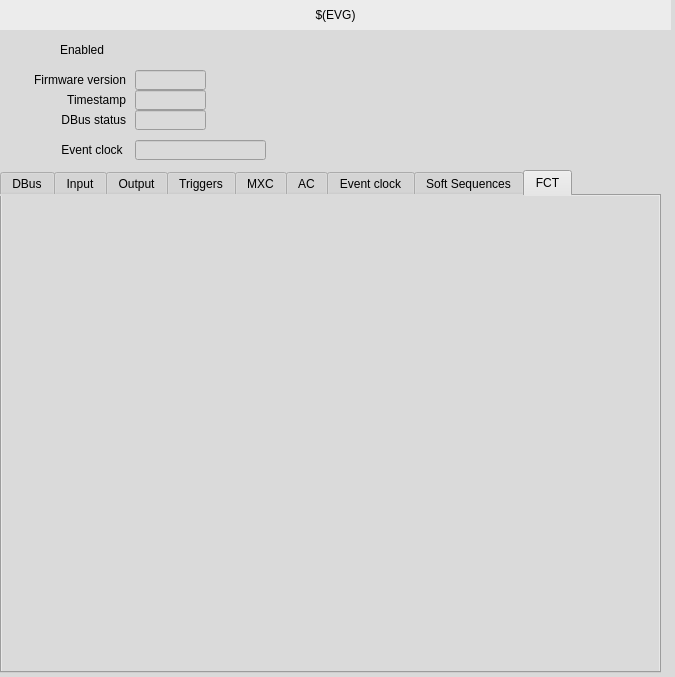
<?xml version="1.0" encoding="UTF-8"?>
<ui version="4.0">
 <class>MainWindow</class>
 <widget class="QMainWindow" name="MainWindow">
  <property name="geometry">
   <rect>
    <x>0</x>
    <y>0</y>
    <width>675</width>
    <height>677</height>
   </rect>
  </property>
  <property name="windowTitle">
   <string>EVG</string>
  </property>
  <property name="styleSheet">
   <string notr="true">background-color: rgb(218, 218, 218);</string>
  </property>
  <widget class="QWidget" name="centralwidget">
   <widget class="caLabel" name="calabel">
    <property name="geometry">
     <rect>
      <x>0</x>
      <y>0</y>
      <width>671</width>
      <height>30</height>
     </rect>
    </property>
    <property name="styleSheet">
     <string notr="true">background-color: rgb(236, 236, 236, 255);</string>
    </property>
    <property name="text">
     <string>$(EVG)</string>
    </property>
    <property name="alignment">
     <set>Qt::AlignCenter</set>
    </property>
   </widget>
   <widget class="caLed" name="caled">
    <property name="geometry">
     <rect>
      <x>30</x>
      <y>40</y>
      <width>20</width>
      <height>20</height>
     </rect>
    </property>
    <property name="toolTip">
     <string>Master enable for the EVR. If not set then very little will happen.</string>
    </property>
    <property name="rectangular">
     <bool>false</bool>
    </property>
    <property name="channel" stdset="0">
     <string notr="true">$(EVG):Enable-RB</string>
    </property>
    <property name="falseColor">
     <color>
      <red>255</red>
      <green>0</green>
      <blue>0</blue>
     </color>
    </property>
    <property name="trueColor">
     <color>
      <red>0</red>
      <green>205</green>
      <blue>0</blue>
     </color>
    </property>
    <property name="undefinedColor">
     <color>
      <red>255</red>
      <green>255</green>
      <blue>255</blue>
     </color>
    </property>
   </widget>
   <widget class="QLabel" name="label">
    <property name="geometry">
     <rect>
      <x>5</x>
      <y>70</y>
      <width>121</width>
      <height>20</height>
     </rect>
    </property>
    <property name="text">
     <string>Firmware version</string>
    </property>
    <property name="alignment">
     <set>Qt::AlignRight|Qt::AlignTrailing|Qt::AlignVCenter</set>
    </property>
   </widget>
   <widget class="caLineEdit" name="calineedit">
    <property name="geometry">
     <rect>
      <x>135</x>
      <y>70</y>
      <width>71</width>
      <height>20</height>
     </rect>
    </property>
    <property name="channel" stdset="0">
     <string notr="true">$(EVG):FwVer-I</string>
    </property>
   </widget>
   <widget class="caLineEdit" name="calineedit_3">
    <property name="geometry">
     <rect>
      <x>135</x>
      <y>90</y>
      <width>71</width>
      <height>20</height>
     </rect>
    </property>
    <property name="channel" stdset="0">
     <string notr="true">$(EVG):Timestamp-RB</string>
    </property>
   </widget>
   <widget class="QLabel" name="label_5">
    <property name="geometry">
     <rect>
      <x>5</x>
      <y>90</y>
      <width>121</width>
      <height>20</height>
     </rect>
    </property>
    <property name="text">
     <string>Timestamp</string>
    </property>
    <property name="alignment">
     <set>Qt::AlignRight|Qt::AlignTrailing|Qt::AlignVCenter</set>
    </property>
   </widget>
   <widget class="caLineEdit" name="calineedit_4">
    <property name="geometry">
     <rect>
      <x>135</x>
      <y>110</y>
      <width>71</width>
      <height>20</height>
     </rect>
    </property>
    <property name="channel" stdset="0">
     <string notr="true">$(EVG):DbusStatus-RB</string>
    </property>
   </widget>
   <widget class="QLabel" name="label_7">
    <property name="geometry">
     <rect>
      <x>5</x>
      <y>110</y>
      <width>121</width>
      <height>20</height>
     </rect>
    </property>
    <property name="text">
     <string>DBus status</string>
    </property>
    <property name="alignment">
     <set>Qt::AlignRight|Qt::AlignTrailing|Qt::AlignVCenter</set>
    </property>
   </widget>
   <widget class="caInclude" name="cainclude">
    <property name="geometry">
     <rect>
      <x>470</x>
      <y>50</y>
      <width>185</width>
      <height>95</height>
     </rect>
    </property>
    <property name="macro">
     <string notr="true">EVG=$(EVG)</string>
    </property>
    <property name="filename" stdset="0">
     <string notr="true">G_EVG_softEvt.ui</string>
    </property>
   </widget>
   <widget class="QTabWidget" name="tabWidget">
    <property name="geometry">
     <rect>
      <x>0</x>
      <y>170</y>
      <width>661</width>
      <height>503</height>
     </rect>
    </property>
    <property name="currentIndex">
     <number>8</number>
    </property>
    <widget class="QWidget" name="tab">
     <attribute name="title">
      <string>DBus</string>
     </attribute>
     <widget class="QScrollArea" name="scrollArea">
      <property name="geometry">
       <rect>
        <x>0</x>
        <y>0</y>
        <width>661</width>
        <height>471</height>
       </rect>
      </property>
      <property name="widgetResizable">
       <bool>true</bool>
      </property>
      <widget class="QWidget" name="scrollAreaWidgetContents">
       <property name="geometry">
        <rect>
         <x>0</x>
         <y>0</y>
         <width>641</width>
         <height>600</height>
        </rect>
       </property>
       <property name="minimumSize">
        <size>
         <width>0</width>
         <height>600</height>
        </size>
       </property>
       <widget class="caInclude" name="cainclude_25">
        <property name="geometry">
         <rect>
          <x>210</x>
          <y>10</y>
          <width>200</width>
          <height>70</height>
         </rect>
        </property>
        <property name="macro">
         <string notr="true">ID=0, EVG=$(EVG)</string>
        </property>
        <property name="filename" stdset="0">
         <string notr="true">G_EVG_dbus.ui</string>
        </property>
       </widget>
       <widget class="caInclude" name="cainclude_26">
        <property name="geometry">
         <rect>
          <x>210</x>
          <y>80</y>
          <width>200</width>
          <height>70</height>
         </rect>
        </property>
        <property name="macro">
         <string notr="true">ID=1, EVG=$(EVG)</string>
        </property>
        <property name="filename" stdset="0">
         <string notr="true">G_EVG_dbus.ui</string>
        </property>
       </widget>
       <widget class="caInclude" name="cainclude_27">
        <property name="geometry">
         <rect>
          <x>210</x>
          <y>150</y>
          <width>200</width>
          <height>70</height>
         </rect>
        </property>
        <property name="macro">
         <string notr="true">ID=2, EVG=$(EVG)</string>
        </property>
        <property name="filename" stdset="0">
         <string notr="true">G_EVG_dbus.ui</string>
        </property>
       </widget>
       <widget class="caInclude" name="cainclude_36">
        <property name="geometry">
         <rect>
          <x>210</x>
          <y>220</y>
          <width>200</width>
          <height>70</height>
         </rect>
        </property>
        <property name="macro">
         <string notr="true">ID=3, EVG=$(EVG)</string>
        </property>
        <property name="filename" stdset="0">
         <string notr="true">G_EVG_dbus.ui</string>
        </property>
       </widget>
       <widget class="caInclude" name="cainclude_37">
        <property name="geometry">
         <rect>
          <x>210</x>
          <y>290</y>
          <width>200</width>
          <height>70</height>
         </rect>
        </property>
        <property name="macro">
         <string notr="true">ID=4, EVG=$(EVG)</string>
        </property>
        <property name="filename" stdset="0">
         <string notr="true">G_EVG_dbus.ui</string>
        </property>
       </widget>
       <widget class="caInclude" name="cainclude_38">
        <property name="geometry">
         <rect>
          <x>210</x>
          <y>360</y>
          <width>200</width>
          <height>70</height>
         </rect>
        </property>
        <property name="macro">
         <string notr="true">ID=5, EVG=$(EVG)</string>
        </property>
        <property name="filename" stdset="0">
         <string notr="true">G_EVG_dbus.ui</string>
        </property>
       </widget>
       <widget class="caInclude" name="cainclude_39">
        <property name="geometry">
         <rect>
          <x>210</x>
          <y>430</y>
          <width>200</width>
          <height>70</height>
         </rect>
        </property>
        <property name="macro">
         <string notr="true">ID=6, EVG=$(EVG)</string>
        </property>
        <property name="filename" stdset="0">
         <string notr="true">G_EVG_dbus.ui</string>
        </property>
       </widget>
       <widget class="caInclude" name="cainclude_40">
        <property name="geometry">
         <rect>
          <x>210</x>
          <y>500</y>
          <width>200</width>
          <height>70</height>
         </rect>
        </property>
        <property name="macro">
         <string notr="true">ID=7, EVG=$(EVG)</string>
        </property>
        <property name="filename" stdset="0">
         <string notr="true">G_EVG_dbus.ui</string>
        </property>
       </widget>
      </widget>
     </widget>
    </widget>
    <widget class="QWidget" name="tab_2">
     <attribute name="title">
      <string>Input</string>
     </attribute>
     <widget class="caInclude" name="cainclude_7">
      <property name="geometry">
       <rect>
        <x>0</x>
        <y>0</y>
        <width>661</width>
        <height>471</height>
       </rect>
      </property>
      <property name="macro">
       <string notr="true">EVG=$(EVG)</string>
      </property>
      <property name="filename" stdset="0">
       <string notr="true">G_EVG_$(FF)_input.ui</string>
      </property>
     </widget>
    </widget>
    <widget class="QWidget" name="tab_3">
     <attribute name="title">
      <string>Output</string>
     </attribute>
     <widget class="caInclude" name="cainclude_6">
      <property name="geometry">
       <rect>
        <x>0</x>
        <y>0</y>
        <width>661</width>
        <height>471</height>
       </rect>
      </property>
      <property name="macro">
       <string notr="true">EVG=$(EVG)</string>
      </property>
      <property name="filename" stdset="0">
       <string notr="true">G_EVG_$(FF)_output.ui</string>
      </property>
     </widget>
    </widget>
    <widget class="QWidget" name="tab_4">
     <attribute name="title">
      <string>Triggers</string>
     </attribute>
     <widget class="QScrollArea" name="scrollArea_4">
      <property name="geometry">
       <rect>
        <x>0</x>
        <y>0</y>
        <width>661</width>
        <height>471</height>
       </rect>
      </property>
      <property name="widgetResizable">
       <bool>true</bool>
      </property>
      <widget class="QWidget" name="scrollAreaWidgetContents_4">
       <property name="geometry">
        <rect>
         <x>0</x>
         <y>0</y>
         <width>641</width>
         <height>1100</height>
        </rect>
       </property>
       <property name="minimumSize">
        <size>
         <width>0</width>
         <height>1100</height>
        </size>
       </property>
       <widget class="caInclude" name="cainclude_23">
        <property name="geometry">
         <rect>
          <x>220</x>
          <y>10</y>
          <width>150</width>
          <height>125</height>
         </rect>
        </property>
        <property name="macro">
         <string notr="true">TRIGEVTNUM=0, EVG=$(EVG)</string>
        </property>
        <property name="filename" stdset="0">
         <string notr="true">G_EVG_trigEvt.ui</string>
        </property>
       </widget>
       <widget class="caInclude" name="cainclude_24">
        <property name="geometry">
         <rect>
          <x>220</x>
          <y>139</y>
          <width>150</width>
          <height>125</height>
         </rect>
        </property>
        <property name="macro">
         <string notr="true">TRIGEVTNUM=1, EVG=$(EVG)</string>
        </property>
        <property name="filename" stdset="0">
         <string notr="true">G_EVG_trigEvt.ui</string>
        </property>
       </widget>
       <widget class="caInclude" name="cainclude_28">
        <property name="geometry">
         <rect>
          <x>220</x>
          <y>269</y>
          <width>150</width>
          <height>125</height>
         </rect>
        </property>
        <property name="macro">
         <string notr="true">TRIGEVTNUM=2, EVG=$(EVG)</string>
        </property>
        <property name="filename" stdset="0">
         <string notr="true">G_EVG_trigEvt.ui</string>
        </property>
       </widget>
       <widget class="caInclude" name="cainclude_29">
        <property name="geometry">
         <rect>
          <x>220</x>
          <y>399</y>
          <width>150</width>
          <height>125</height>
         </rect>
        </property>
        <property name="macro">
         <string notr="true">TRIGEVTNUM=3, EVG=$(EVG)</string>
        </property>
        <property name="filename" stdset="0">
         <string notr="true">G_EVG_trigEvt.ui</string>
        </property>
       </widget>
       <widget class="caInclude" name="cainclude_30">
        <property name="geometry">
         <rect>
          <x>220</x>
          <y>529</y>
          <width>150</width>
          <height>125</height>
         </rect>
        </property>
        <property name="macro">
         <string notr="true">TRIGEVTNUM=4, EVG=$(EVG)</string>
        </property>
        <property name="filename" stdset="0">
         <string notr="true">G_EVG_trigEvt.ui</string>
        </property>
       </widget>
       <widget class="caInclude" name="cainclude_31">
        <property name="geometry">
         <rect>
          <x>220</x>
          <y>659</y>
          <width>150</width>
          <height>125</height>
         </rect>
        </property>
        <property name="macro">
         <string notr="true">TRIGEVTNUM=5, EVG=$(EVG)</string>
        </property>
        <property name="filename" stdset="0">
         <string notr="true">G_EVG_trigEvt.ui</string>
        </property>
       </widget>
       <widget class="caInclude" name="cainclude_32">
        <property name="geometry">
         <rect>
          <x>220</x>
          <y>789</y>
          <width>150</width>
          <height>125</height>
         </rect>
        </property>
        <property name="macro">
         <string notr="true">TRIGEVTNUM=6, EVG=$(EVG)</string>
        </property>
        <property name="filename" stdset="0">
         <string notr="true">G_EVG_trigEvt.ui</string>
        </property>
       </widget>
       <widget class="caInclude" name="cainclude_33">
        <property name="geometry">
         <rect>
          <x>220</x>
          <y>919</y>
          <width>150</width>
          <height>125</height>
         </rect>
        </property>
        <property name="macro">
         <string notr="true">TRIGEVTNUM=7, EVG=$(EVG)</string>
        </property>
        <property name="filename" stdset="0">
         <string notr="true">G_EVG_trigEvt.ui</string>
        </property>
       </widget>
      </widget>
     </widget>
    </widget>
    <widget class="QWidget" name="tab_5">
     <attribute name="title">
      <string>MXC</string>
     </attribute>
     <widget class="QScrollArea" name="scrollArea_5">
      <property name="geometry">
       <rect>
        <x>0</x>
        <y>0</y>
        <width>661</width>
        <height>471</height>
       </rect>
      </property>
      <property name="minimumSize">
       <size>
        <width>0</width>
        <height>0</height>
       </size>
      </property>
      <property name="widgetResizable">
       <bool>true</bool>
      </property>
      <widget class="QWidget" name="scrollAreaWidgetContents_5">
       <property name="geometry">
        <rect>
         <x>0</x>
         <y>0</y>
         <width>641</width>
         <height>1100</height>
        </rect>
       </property>
       <property name="minimumSize">
        <size>
         <width>0</width>
         <height>1100</height>
        </size>
       </property>
       <widget class="caInclude" name="cainclude_15">
        <property name="geometry">
         <rect>
          <x>10</x>
          <y>10</y>
          <width>560</width>
          <height>132</height>
         </rect>
        </property>
        <property name="macro">
         <string notr="true">ID=0, EVG=$(EVG)</string>
        </property>
        <property name="filename" stdset="0">
         <string notr="true">G_EVG_mxc-v2.ui</string>
        </property>
       </widget>
       <widget class="caInclude" name="cainclude_16">
        <property name="geometry">
         <rect>
          <x>10</x>
          <y>140</y>
          <width>560</width>
          <height>132</height>
         </rect>
        </property>
        <property name="macro">
         <string notr="true">ID=1, EVG=$(EVG)</string>
        </property>
        <property name="filename" stdset="0">
         <string notr="true">G_EVG_mxc-v2.ui</string>
        </property>
       </widget>
       <widget class="caInclude" name="cainclude_17">
        <property name="geometry">
         <rect>
          <x>10</x>
          <y>270</y>
          <width>560</width>
          <height>132</height>
         </rect>
        </property>
        <property name="macro">
         <string notr="true">ID=2, EVG=$(EVG)</string>
        </property>
        <property name="filename" stdset="0">
         <string notr="true">G_EVG_mxc-v2.ui</string>
        </property>
       </widget>
       <widget class="caInclude" name="cainclude_18">
        <property name="geometry">
         <rect>
          <x>10</x>
          <y>400</y>
          <width>560</width>
          <height>132</height>
         </rect>
        </property>
        <property name="macro">
         <string notr="true">ID=3, EVG=$(EVG)</string>
        </property>
        <property name="filename" stdset="0">
         <string notr="true">G_EVG_mxc-v2.ui</string>
        </property>
       </widget>
       <widget class="caInclude" name="cainclude_19">
        <property name="geometry">
         <rect>
          <x>10</x>
          <y>530</y>
          <width>560</width>
          <height>132</height>
         </rect>
        </property>
        <property name="macro">
         <string notr="true">ID=4, EVG=$(EVG)</string>
        </property>
        <property name="filename" stdset="0">
         <string notr="true">G_EVG_mxc-v2.ui</string>
        </property>
       </widget>
       <widget class="caInclude" name="cainclude_20">
        <property name="geometry">
         <rect>
          <x>10</x>
          <y>660</y>
          <width>560</width>
          <height>132</height>
         </rect>
        </property>
        <property name="macro">
         <string notr="true">ID=5, EVG=$(EVG)</string>
        </property>
        <property name="filename" stdset="0">
         <string notr="true">G_EVG_mxc-v2.ui</string>
        </property>
       </widget>
       <widget class="caInclude" name="cainclude_21">
        <property name="geometry">
         <rect>
          <x>10</x>
          <y>790</y>
          <width>560</width>
          <height>132</height>
         </rect>
        </property>
        <property name="macro">
         <string notr="true">ID=6, EVG=$(EVG)</string>
        </property>
        <property name="filename" stdset="0">
         <string notr="true">G_EVG_mxc-v2.ui</string>
        </property>
       </widget>
       <widget class="caInclude" name="cainclude_22">
        <property name="geometry">
         <rect>
          <x>10</x>
          <y>920</y>
          <width>560</width>
          <height>132</height>
         </rect>
        </property>
        <property name="macro">
         <string notr="true">ID=7, EVG=$(EVG)</string>
        </property>
        <property name="filename" stdset="0">
         <string notr="true">G_EVG_mxc-v2.ui</string>
        </property>
       </widget>
      </widget>
     </widget>
    </widget>
    <widget class="QWidget" name="tab_6">
     <attribute name="title">
      <string>AC</string>
     </attribute>
     <widget class="caInclude" name="cainclude_2">
      <property name="geometry">
       <rect>
        <x>120</x>
        <y>20</y>
        <width>400</width>
        <height>220</height>
       </rect>
      </property>
      <property name="macro">
       <string notr="true">EVG=$(EVG)</string>
      </property>
      <property name="filename" stdset="0">
       <string notr="true">G_EVG_acTrig.ui</string>
      </property>
     </widget>
    </widget>
    <widget class="QWidget" name="tab_7">
     <attribute name="title">
      <string>Event clock</string>
     </attribute>
     <widget class="caInclude" name="cainclude_3">
      <property name="geometry">
       <rect>
        <x>100</x>
        <y>20</y>
        <width>461</width>
        <height>351</height>
       </rect>
      </property>
      <property name="macro">
       <string notr="true">EVG=$(EVG), FF=$(FF)</string>
      </property>
      <property name="filename" stdset="0">
       <string notr="true">G_EVG_evtClk.ui</string>
      </property>
     </widget>
    </widget>
    <widget class="QWidget" name="tab_8">
     <property name="minimumSize">
      <size>
       <width>0</width>
       <height>0</height>
      </size>
     </property>
     <attribute name="title">
      <string>Soft Sequences</string>
     </attribute>
     <widget class="QScrollArea" name="scrollArea_6">
      <property name="geometry">
       <rect>
        <x>0</x>
        <y>0</y>
        <width>661</width>
        <height>441</height>
       </rect>
      </property>
      <property name="widgetResizable">
       <bool>true</bool>
      </property>
      <widget class="QWidget" name="scrollAreaWidgetContents_6">
       <property name="geometry">
        <rect>
         <x>0</x>
         <y>0</y>
         <width>659</width>
         <height>439</height>
        </rect>
       </property>
       <property name="minimumSize">
        <size>
         <width>620</width>
         <height>0</height>
        </size>
       </property>
       <widget class="caInclude" name="cainclude_34">
        <property name="geometry">
         <rect>
          <x>20</x>
          <y>20</y>
          <width>301</width>
          <height>411</height>
         </rect>
        </property>
        <property name="macro">
         <string notr="true">SEQNUM=1, EVG=$(EVG), FF=$(FF)</string>
        </property>
        <property name="filename" stdset="0">
         <string notr="true">G_EVG_softSeq.ui</string>
        </property>
       </widget>
       <widget class="caInclude" name="cainclude_35">
        <property name="geometry">
         <rect>
          <x>330</x>
          <y>20</y>
          <width>301</width>
          <height>411</height>
         </rect>
        </property>
        <property name="macro">
         <string notr="true">SEQNUM=2, EVG=$(EVG), FF=$(FF)</string>
        </property>
        <property name="filename" stdset="0">
         <string notr="true">G_EVG_softSeq.ui</string>
        </property>
       </widget>
      </widget>
     </widget>
    </widget>
    <widget class="QWidget" name="tab_9">
     <attribute name="title">
      <string>FCT</string>
     </attribute>
     <widget class="caInclude" name="cainclude_8">
      <property name="geometry">
       <rect>
        <x>0</x>
        <y>0</y>
        <width>661</width>
        <height>471</height>
       </rect>
      </property>
      <property name="macro">
       <string notr="true">EVG=$(EVG)</string>
      </property>
      <property name="filename" stdset="0">
       <string notr="true">G_EVG_$(FF)_fct.ui</string>
      </property>
     </widget>
    </widget>
   </widget>
   <widget class="QLabel" name="label_8">
    <property name="geometry">
     <rect>
      <x>5</x>
      <y>140</y>
      <width>121</width>
      <height>20</height>
     </rect>
    </property>
    <property name="text">
     <string>Event clock </string>
    </property>
    <property name="alignment">
     <set>Qt::AlignRight|Qt::AlignTrailing|Qt::AlignVCenter</set>
    </property>
   </widget>
   <widget class="caLineEdit" name="calineedit_12">
    <property name="geometry">
     <rect>
      <x>135</x>
      <y>140</y>
      <width>131</width>
      <height>20</height>
     </rect>
    </property>
    <property name="alignment">
     <set>Qt::AlignCenter</set>
    </property>
    <property name="channel" stdset="0">
     <string notr="true">$(EVG):EvtClk-Frequency-RB</string>
    </property>
    <property name="unitsEnabled">
     <bool>true</bool>
    </property>
   </widget>
   <widget class="QLabel" name="label_2">
    <property name="geometry">
     <rect>
      <x>60</x>
      <y>40</y>
      <width>71</width>
      <height>20</height>
     </rect>
    </property>
    <property name="text">
     <string>Enabled</string>
    </property>
    <property name="alignment">
     <set>Qt::AlignLeading|Qt::AlignLeft|Qt::AlignVCenter</set>
    </property>
   </widget>
   <widget class="caInclude" name="cainclude_4">
    <property name="geometry">
     <rect>
      <x>220</x>
      <y>40</y>
      <width>231</width>
      <height>100</height>
     </rect>
    </property>
    <property name="filename" stdset="0">
     <string notr="true">G_EVG_$(FF)_dlyCompensation.ui</string>
    </property>
   </widget>
  </widget>
 </widget>
 <customwidgets>
  <customwidget>
   <class>caLabel</class>
   <extends>QLabel</extends>
   <header>caLabel</header>
  </customwidget>
  <customwidget>
   <class>caInclude</class>
   <extends>QWidget</extends>
   <header>caInclude</header>
  </customwidget>
  <customwidget>
   <class>caLed</class>
   <extends>QWidget</extends>
   <header>caLed</header>
  </customwidget>
  <customwidget>
   <class>caLineEdit</class>
   <extends>QLineEdit</extends>
   <header>caLineEdit</header>
  </customwidget>
 </customwidgets>
 <resources/>
 <connections/>
</ui>
